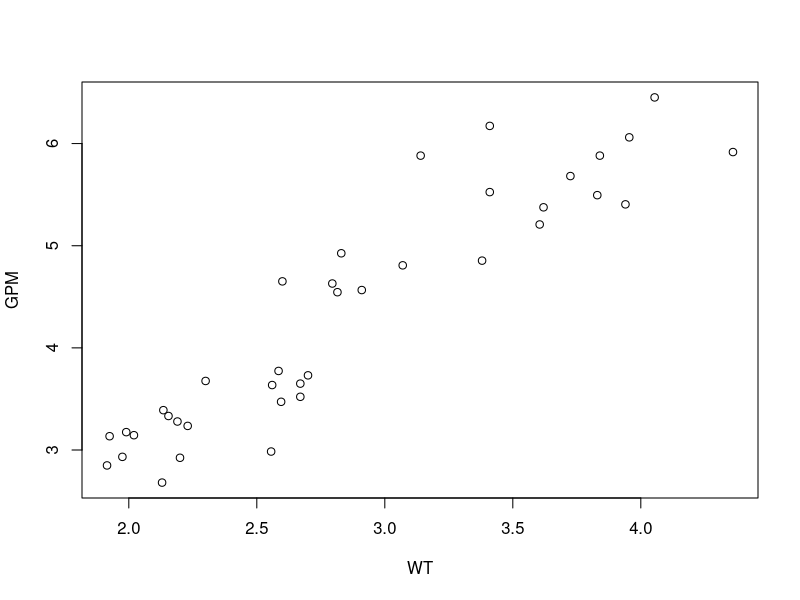
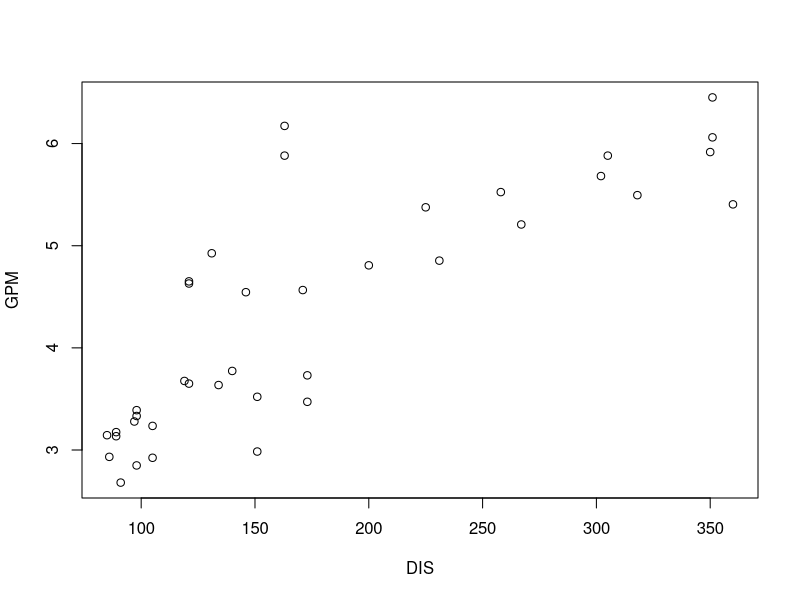
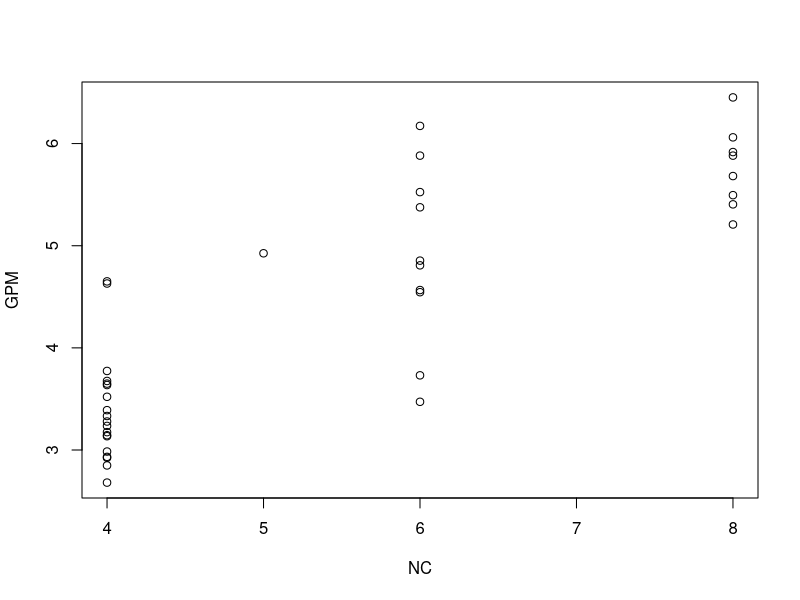
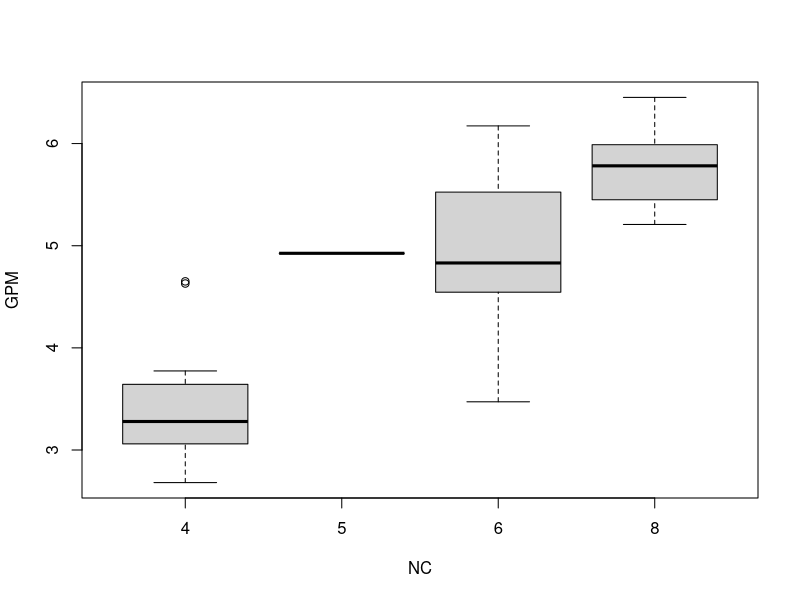

These figures' R source, in order:

getwd()
fuel.efficiency <- read.csv("FuelEfficiency.csv")
summary(fuel.efficiency)

#MPG = Miles per gallon
#GPM = Gallons per 100 miles
#WT = Weight of car in 1000 lbs
#DIS = Displacment in cubic inches
#NC = number of cylinders
#HP = Horsepower
#ACC = Acceleration in seconds from 0-60
#ET = Engine Type 0 = V, 1 = Straight

plot(GPM~WT,data=fuel.efficiency)
plot(GPM~DIS,data=fuel.efficiency)
plot(GPM~NC, data = fuel.efficiency)

fuel.efficiency$NC <- factor(fuel.efficiency$NC)
fuel.efficiency$ET <- factor(fuel.efficiency$ET)
summary(fuel.efficiency)

plot(GPM~NC,data=fuel.efficiency)

#Regression
#y = x1 + x2 + x3 + E
#y is what you are trying explain
#x1, x2, x3 are the variables that cause/influence y
#E is things that we are not measuring/ using for calculations
model <- lm(GPM~.,data=fuel.efficiency)
summary(model)

# Multiple R-squared:  0.9804 
# means that we can explain 98% of the GPM with the variables we have E = 2%
# That is pretty friggen good

# turning back to numeric so we can do cor accross data frame
fuel.efficiency$NC <- as.integer(fuel.efficiency$NC)
fuel.efficiency$ET <- as.integer(fuel.efficiency$ET)
cor(fuel.efficiency)
#DIS -> WT = 0.9507647

#which Xs gives us most bang for the buck?
install.packages("leaps")
library(leaps)
x=fuel.efficiency[,3:7]
y=fuel.efficiency[,2]
out = summary(regsubsets(x,y,nbest=2,nvmax=ncol(x)))
tab=cbind(out$which,out$req,out$adjr2,out$cp)
tab

#trade off between model size and model fit
#just weight explains 85% 
model2 = lm(GPM~WT,data=fuel.efficiency)
summary(model2)
